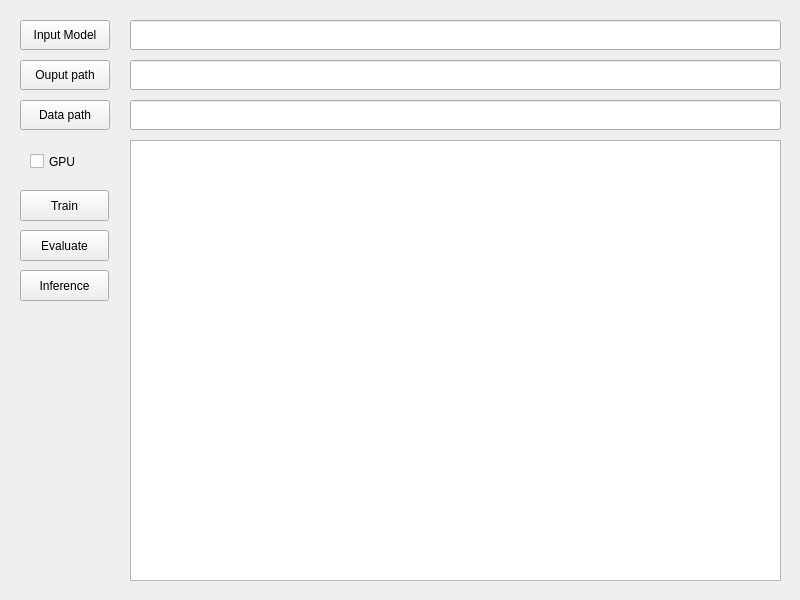
<?xml version="1.0" encoding="UTF-8"?>
<ui version="4.0">
 <class>Widget</class>
 <widget class="QWidget" name="Widget">
  <property name="geometry">
   <rect>
    <x>0</x>
    <y>0</y>
    <width>800</width>
    <height>600</height>
   </rect>
  </property>
  <property name="windowTitle">
   <string>HF Fine-Tune</string>
  </property>
  <widget class="QPushButton" name="pushButton_train">
   <property name="geometry">
    <rect>
     <x>20</x>
     <y>190</y>
     <width>89</width>
     <height>31</height>
    </rect>
   </property>
   <property name="text">
    <string>Train</string>
   </property>
  </widget>
  <widget class="QCheckBox" name="checkBox_gpu">
   <property name="geometry">
    <rect>
     <x>30</x>
     <y>150</y>
     <width>92</width>
     <height>23</height>
    </rect>
   </property>
   <property name="text">
    <string>GPU</string>
   </property>
  </widget>
  <widget class="QPushButton" name="pushButton_input">
   <property name="geometry">
    <rect>
     <x>20</x>
     <y>20</y>
     <width>90</width>
     <height>30</height>
    </rect>
   </property>
   <property name="text">
    <string>Input Model</string>
   </property>
  </widget>
  <widget class="QPushButton" name="pushButton_evaluate">
   <property name="geometry">
    <rect>
     <x>20</x>
     <y>230</y>
     <width>89</width>
     <height>31</height>
    </rect>
   </property>
   <property name="text">
    <string>Evaluate</string>
   </property>
  </widget>
  <widget class="QPushButton" name="pushButton_output">
   <property name="geometry">
    <rect>
     <x>20</x>
     <y>60</y>
     <width>90</width>
     <height>30</height>
    </rect>
   </property>
   <property name="text">
    <string>Ouput path</string>
   </property>
  </widget>
  <widget class="QLineEdit" name="lineEdit_input">
   <property name="geometry">
    <rect>
     <x>130</x>
     <y>20</y>
     <width>651</width>
     <height>30</height>
    </rect>
   </property>
  </widget>
  <widget class="QLineEdit" name="lineEdit_output">
   <property name="geometry">
    <rect>
     <x>130</x>
     <y>60</y>
     <width>651</width>
     <height>30</height>
    </rect>
   </property>
  </widget>
  <widget class="QTextEdit" name="textEdit_log">
   <property name="geometry">
    <rect>
     <x>130</x>
     <y>140</y>
     <width>651</width>
     <height>441</height>
    </rect>
   </property>
   <property name="font">
    <font>
     <pointsize>10</pointsize>
    </font>
   </property>
  </widget>
  <widget class="QPushButton" name="pushButton_inference">
   <property name="geometry">
    <rect>
     <x>20</x>
     <y>270</y>
     <width>89</width>
     <height>31</height>
    </rect>
   </property>
   <property name="text">
    <string>Inference</string>
   </property>
  </widget>
  <widget class="QPushButton" name="pushButton_data">
   <property name="geometry">
    <rect>
     <x>20</x>
     <y>100</y>
     <width>90</width>
     <height>30</height>
    </rect>
   </property>
   <property name="text">
    <string>Data path</string>
   </property>
  </widget>
  <widget class="QLineEdit" name="lineEdit_data">
   <property name="geometry">
    <rect>
     <x>130</x>
     <y>100</y>
     <width>651</width>
     <height>30</height>
    </rect>
   </property>
  </widget>
 </widget>
 <resources/>
 <connections/>
</ui>
